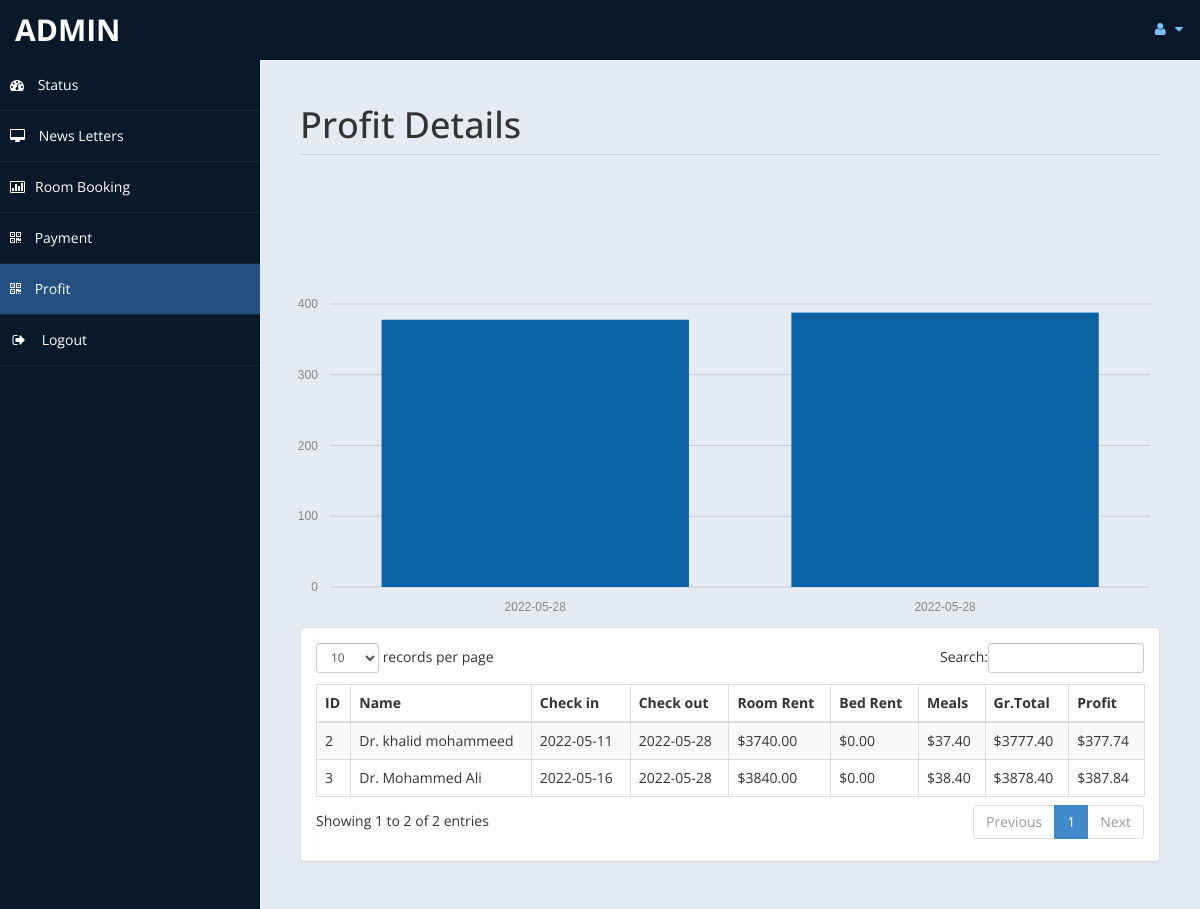
The app's page /admin/profit.php (signed in) with its own data.
### tables this page shows
CREATE TABLE `payment` (
  `id` int(11) DEFAULT NULL,
  `title` varchar(5) DEFAULT NULL,
  `fname` varchar(30) DEFAULT NULL,
  `lname` varchar(30) DEFAULT NULL,
  `troom` varchar(30) DEFAULT NULL,
  `tbed` varchar(30) DEFAULT NULL,
  `nroom` int(11) DEFAULT NULL,
  `cin` date DEFAULT NULL,
  `cout` date DEFAULT NULL,
  `ttot` double(8,2) DEFAULT NULL,
  `fintot` double(8,2) DEFAULT NULL,
  `mepr` double(8,2) DEFAULT NULL,
  `meal` varchar(30) DEFAULT NULL,
  `btot` double(8,2) DEFAULT NULL,
  `noofdays` int(11) DEFAULT NULL
);

### admin/profit.php (the view, shortened to what this page needs)
<!DOCTYPE html>
<html xmlns="http://www.w3.org/1999/xhtml">
<head>
    <link href="assets/css/bootstrap.css" rel="stylesheet" />
    <link href="assets/css/font-awesome.css" rel="stylesheet" />
	<link rel="stylesheet" href="assets/css/morris.css">
    <link href="assets/css/custom-styles.css" rel="stylesheet" />
    <link href="assets/js/dataTables/dataTables.bootstrap.css" rel="stylesheet" />
</head>
<body>
    <div id="wrapper">
        <nav class="navbar navbar-default top-navbar" role="navigation">
            <div class="navbar-header">
                <a class="navbar-brand" href="home.php"><?php echo $_SESSION["user"]; ?> </a>
            </div>
            <ul class="nav navbar-top-links navbar-right">
                <li class="dropdown">
                    <a class="dropdown-toggle" data-toggle="dropdown" href="#" aria-expanded="false">
                        <i class="fa fa-user fa-fw"></i> <i class="fa fa-caret-down"></i>
                    </a>
                </li>
            </ul>
        </nav>
        <nav class="navbar-default navbar-side" role="navigation">
            <div class="sidebar-collapse">
                <ul class="nav" id="main-menu">
                    <li>
                        <a href="home.php"><i class="fa fa-dashboard"></i> Status</a>
                    </li>
                    <li>
                        <a  href="messages.php"><i class="fa fa-desktop"></i> News Letters</a>
                    </li>
					<li>
                        <a href="roombook.php"><i class="fa fa-bar-chart-o"></i>Room Booking</a>
                    </li>
                    <li>
                        <a  href="payment.php"><i class="fa fa-qrcode"></i> Payment</a>
                    </li>
					 <li>
                        <a class="active-menu" href="profit.php"><i class="fa fa-qrcode"></i> Profit</a>
                    </li>
                    <li>
                        <a href="logout.php" ><i class="fa fa-sign-out fa-fw"></i> Logout</a>
                    </li>
            </div>
        </nav>
        <div id="page-wrapper" >
            <div id="page-inner">
			 <div class="row">
                    <div class="col-md-12">
                        <h1 class="page-header">
                           Profit Details<small> </small>
                        </h1>
                    </div>
                </div>
            <div class="row">
				<?php
				include('db.php');
?>
				<br>
				<br>
				<br>
				<br><div id="chart"></div>
                <div class="col-md-12">
                    <div class="panel panel-default">
                        <div class="panel-body">
                            <div class="table-responsive">
                                <table class="table table-striped table-bordered table-hover" id="dataTables-example">
                                    <thead>
                                        <tr>
											<th>ID</th>
                                            <th>Name</th>
                                            <th>Check in</th>
											<th>Check out</th>
                                            <th>Room Rent</th>
											<th>Bed Rent</th>
											<th>Meals </th>
											<th>Gr.Total</th>
											<th>Profit</th>
                                        </tr>
                                    </thead>
                                    <tbody>
									<?php
										$sql="select * from payment";
										$re = mysqli_query($con,$sql);
										while($row = mysqli_fetch_array($re))
										{
											$id = $row['id'];
											if($id % 2 ==1 )
											{
												echo"<tr class='gradeC'>
													<td>".$row['id']." </td>
													<td>".$row['title']." ".$row['fname']." ".$row['lname']."</td>
													<td>".$row['cin']."</td>
													<td>".$row['cout']."</td>
													<td>$".$row['ttot']."</td>
													<td>$".$row['mepr']."</td>
													<td>$".$row['btot']."</td>
													<td>$".$row['fintot']."</td>
													<td>$".$row['fintot']*10/100 ."</td>
													</tr>";
											}
											else
											{
												echo"<tr class='gradeU'>
													<td>".$row['id']." </td>
													<td>".$row['title']." ".$row['fname']." ".$row['lname']."</td>
													<td>".$row['cin']."</td>
													<td>".$row['cout']."</td>
													<td>$".$row['ttot']."</td>
													<td>$".$row['mepr']."</td>
													<td>$".$row['btot']."</td>
													<td>$".$row['fintot']."</td>
													<td>$".$row['fintot']*10/100 ."</td>
													</tr>";
											}
										}
									?>
                                    </tbody>
                                </table>
                            </div>
                        </div>
                    </div>
                </div>
            </div>
                </div>
            </div>
    </div>
</body>
</html>

### admin/assets/css/custom-styles.css (style rules this page uses)
body { font-family: 'Open Sans', sans-serif; }
#wrapper { width: 100%; background:#09192A; }
#page-wrapper { padding: 15px 15px; min-height: 600px; background:#E5EBF2; }
#page-inner { width:100%; margin:10px 20px 10px 0px; background-color:transparent; padding:10px; min-height:1200px; }
h1, .h1, h2, .h2, h3, .h3 { margin-top: 7px; margin-bottom: -5px; }
.page-header { padding-bottom: 9px; margin: 10px 0 45px; border-bottom: 1px solid #C7D1DD; }
.top-navbar { margin:0px; }
.top-navbar .navbar-brand { color: #fff; width: 260px; text-align: left; height: 60px; font-size: 30px; font-weight: 700; text-transform: uppercase; line-height: 30px; }
.top-navbar .nav > li { position: relative; display: inline-block; }
.top-navbar .nav > li > a { position: relative; display: block; padding: 19px 15px; color: #77C0FD; }
.active-menu { background-color:#225081!important; }
.sidebar-collapse , .sidebar-collapse .nav { background:none; }
.sidebar-collapse .nav { padding:0; }
.sidebar-collapse .nav > li > a { color:#fff; background:transparent; text-shadow:none; }
.sidebar-collapse > .nav > li > a { padding:15px 10px; }
.sidebar-collapse > .nav > li { border-bottom: 1px solid rgba(107, 108, 109, 0.19); }
.navbar-side { border:none; background-color: transparent; }
.top-navbar { background:#09192A; border-bottom:none; }
.top-navbar .nav > li > a > i { margin-right: 2px; }
.navbar-default { border:0px solid black; }
.navbar-header { background: #09192A; }
.nav > li > a > i { margin-right:10px; }
@media (min-width:768px) { #page-wrapper { margin: 0 0 0 260px; padding: 15px 30px; min-height: 1200px; } }
@media (min-width:768px) { .navbar-side { z-index: 1; position: absolute; width: 260px; } }
@media (min-width:768px) { .navbar { border-radius: 0px; } }

### records on screen
payment: id "2", title "Dr.", fname "khalid", lname "mohammeed", cin "2022-05-11", cout "2022-05-28", ttot "3740.00", mepr "0.00", btot "37.40", fintot "3777.40", $row['fintot']*10/100 "377.74"
payment: id "3", title "Dr.", fname "Mohammed", lname "Ali", cin "2022-05-16", cout "2022-05-28", ttot "3840.00", mepr "0.00", btot "38.40", fintot "3878.40", $row['fintot']*10/100 "387.84"

### other values on screen
$_SESSION["user"] "ADMIN"
